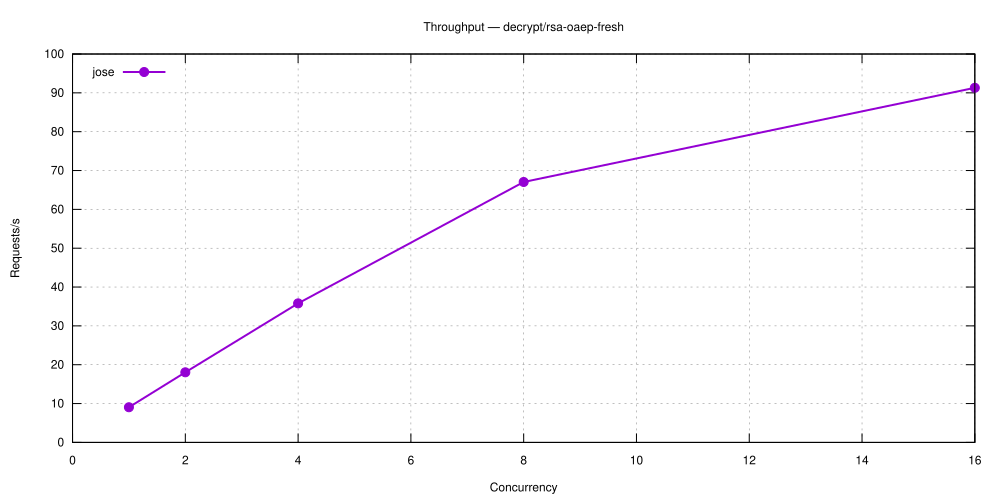

Reproduce this figure in gnuplot.
set terminal svg size 1000,500 enhanced font 'Helvetica,12'
set output 'decrypt_rsa-oaep-fresh.svg'
set title 'Throughput — decrypt/rsa-oaep-fresh'
set grid
set xlabel 'Concurrency'
set ylabel 'Requests/s'
set key top left
plot 'decrypt_rsa-oaep-fresh-5.29.0-jose.dat' using 1:2 with linespoints lw 2 pt 7 title 'jose'
